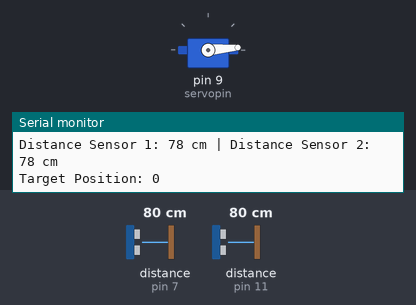
A sketch run on a simulated Arduino Uno, built with avr-gcc and run on an emulated ATmega328P. Shown: servo, the last lines printed to the serial monitor. Wiring (inferred from the names in the program): 2 × ultrasonic range finder: trigger pin 8, echo pin 7 / trigger pin 10, echo pin 11. The inputs (shaded band) are chosen by the test bench; at power-on: distance to the obstacle (sensors on pin 11, pin 7) 80 cm. The echo pulse lasts 58.3 µs per cm.

Above: at 3.6 s.
3.7 s: distance to the obstacle (sensor on pin 11) set to 34 cm
5.2 s: distance to the obstacle (sensor on pin 11) set to 27 cm
At 6.51 s:
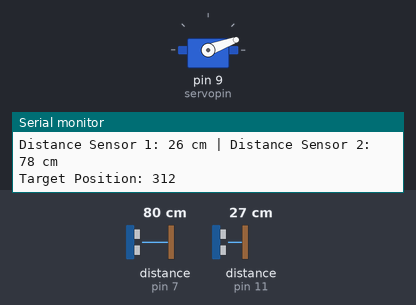
At 8.5 s:
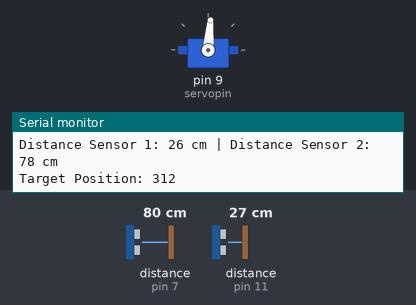
8.7 s: distance to the obstacle (sensor on pin 7) set to 2 cm
At 9.22 s:
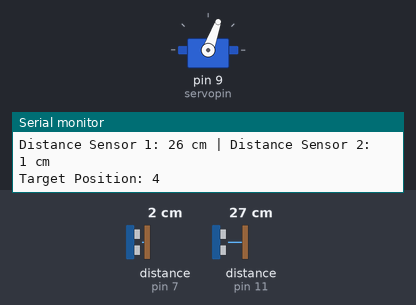
Timing chart, 0 to 12.1 s (numbered marks = the images above; inputs shaded):
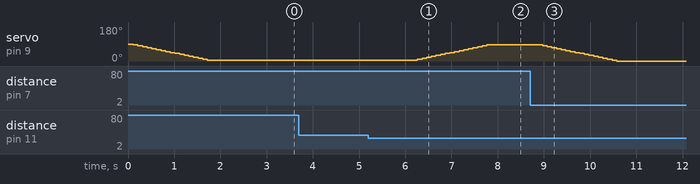

The sketch:

sketch_sep18b.ino
```cpp
#include <Servo.h>

Servo servo;
int echo1 = 11;     // Echo pin of the first ultrasonic sensor
int trig1 = 10;     // Trigger pin of the first ultrasonic sensor
int echo2 = 7;      // Echo pin of the second ultrasonic sensor
int trig2 = 8;      // Trigger pin of the second ultrasonic sensor
int servopin = 9;
int distance1;
int distance2;
int duration1;
int duration2;
bool isDistance2Measured = false;  // Flag to track if distance2 has been measured


void setup() {
  Serial.begin(9600);  // Initialize serial communication
  servo.attach(servopin);
  pinMode(trig1, OUTPUT);
  pinMode(echo1, INPUT);
  pinMode(trig2, OUTPUT);
  pinMode(echo2, INPUT);
}

void measureDistance2() {
  digitalWrite(trig2, LOW);
  delayMicroseconds(2);
  digitalWrite(trig2, HIGH);
  delayMicroseconds(10);
  digitalWrite(trig2, LOW);
  duration2 = pulseIn(echo2, HIGH);
  distance2 = duration2 * 0.034 / 2;
  isDistance2Measured = true;  // Set the flag to true after measuring distance2
}

void moveServoToPosition(int target) {
  int currentPos = servo.read();

  // Limit the target position to a maximum of 90 degrees
  target = min(target, 90);

   int Kp =5;
   int KpNeg = -5;

  // Determine the appropriate direction to move the servo
  int step = (target - currentPos > 0) ? Kp : KpNeg;

  for (int pos = currentPos; pos != target; pos += step) {

    // Limit the position to a maximum of 90 degrees
    pos = min(pos, 90);
    servo.write(pos);
    delay(100);
  }
}

void loop() {
  digitalWrite(trig1, LOW);
  delayMicroseconds(2);
  digitalWrite(trig1, HIGH);
  delayMicroseconds(10);
  digitalWrite(trig1, LOW);
  duration1 = pulseIn(echo1, HIGH);
  distance1 = duration1 * 0.034 / 2;

  Serial.print("Distance Sensor 1: ");
  Serial.print(distance1);
  Serial.print(" cm | ");

  // Check if distance2 has been measured
  if (!isDistance2Measured) {
    measureDistance2();  // Measure distance2 if not already measured
  }

  Serial.print("Distance Sensor 2: ");
  Serial.print(distance2);
  Serial.println(" cm");

  int targetPos;

  if (distance1 < 30 && distance1 > 0) {
    targetPos = 4 * distance2;
    isDistance2Measured = false;  // Reset the flag for the next iteration
  } else {
    targetPos = 0;
  }

  Serial.print("Target Position: ");
  Serial.println(targetPos);


  // Move the servo smoothly to the new target position
  moveServoToPosition(targetPos);

  delay(1000);  // Adjust the delay as needed


}
```

Measured:
- the behaviour switches between 31 and 30 cm on distance to the obstacle (sensor on pin 11) (found by bisection; images 0 and 1)
- after the input at 5.2 s, servo on pin 9 (servopin): moves from 5° to 85° over 1.5 s, starting after 1.1 s
- after the input at 8.7 s, servo on pin 9 (servopin): moves from 85° to 0° over 1.6 s, starting after 0.27 s
